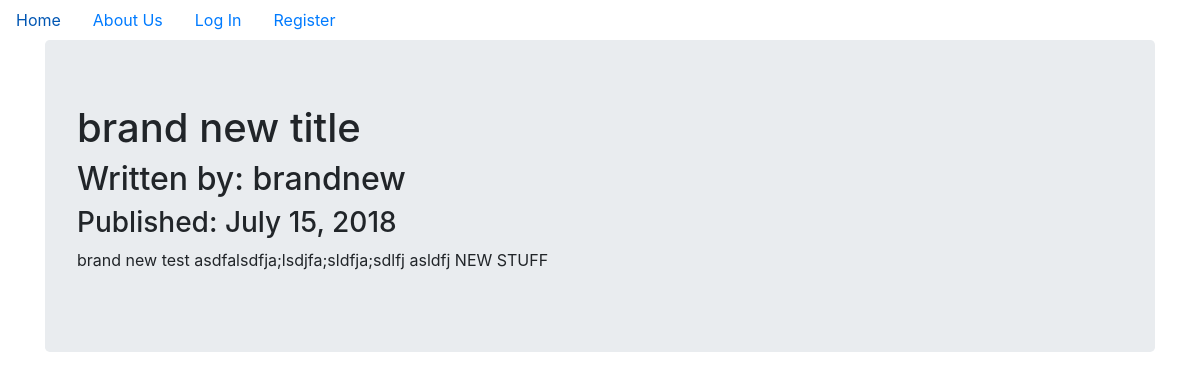
The page /5 on the database its author committed.
### puppycompanyblog/models.py (models this page shows, shortened)
class BlogPost(db.Model):
    users = db.relationship(User)
    id = db.Column(db.Integer, primary_key=True)
    user_id = db.Column(db.Integer, db.ForeignKey('users.id'), nullable=False)
    date = db.Column(db.DateTime, nullable=False, default=datetime.utcnow)
    title = db.Column(db.String(140), nullable=False)
    text = db.Column(db.Text, nullable=False)

class User(db.Model, UserMixin):
    __tablename__ = 'users'
    id = db.Column(db.Integer, primary_key = True)
    profile_image = db.Column(db.String(20), nullable=False, default='default_profile.png')
    email = db.Column(db.String(64), unique=True, index=True)
    username = db.Column(db.String(64), unique=True, index=True)
    password_hash = db.Column(db.String(128))
    posts = db.relationship('BlogPost', backref='author', lazy=True)

### puppycompanyblog/users/views.py (the view)
@users.route("/<username>")
def user_posts(username):
    page = request.args.get('page', 1, type=int)
    user = User.query.filter_by(username=username).first_or_404()
    blog_posts = BlogPost.query.filter_by(author=user).order_by(BlogPost.date.desc()).paginate(page=page, per_page=5)
    return render_template('user_blog_posts.html', blog_posts=blog_posts, user=user)

### puppycompanyblog/blog_posts/views.py (called while the page is built)
@blog_posts.route('/<int:blog_post_id>')
def blog_post(blog_post_id):
    blog_post = BlogPost.query.get_or_404(blog_post_id)
    return render_template('blog_post.html',title=blog_post.title,
                            date=blog_post.date,post=blog_post
    )

### puppycompanyblog/templates/blog_post.html (shortened to what this page needs)
{% extends "base.html" %}
{% block content %}
<div class="jumbotron">
  <h1>{{ post.title }}</h1>
  <h2>Written by: {{post.author.username}}</h2>
  <h3>Published: {{ post.date.strftime('%B %d, %Y') }}</h3>
  <p>{{post.text}}</p>
</div>
{% endblock content %}

### rows shown on the page
BlogPost: title "brand new title", date "July 15, 2018", text "brand new test asdfalsdfja;lsdjfa;sldfja;sdlfj asldfj NEW STUFF"
User: author.username "brandnew"
